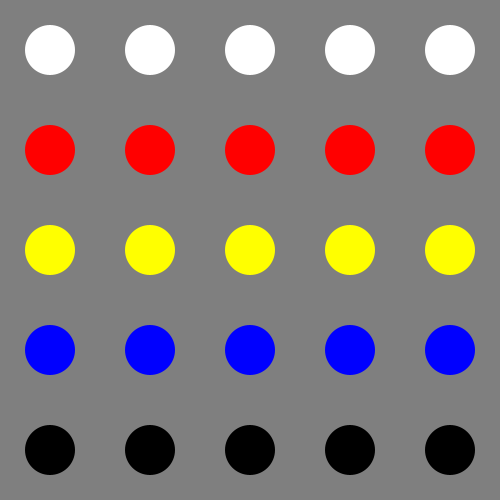
Frame 1 (no input)
Frame 60 (the mouse pressed at the canvas centre just before this capture): identical to frame 1, image omitted
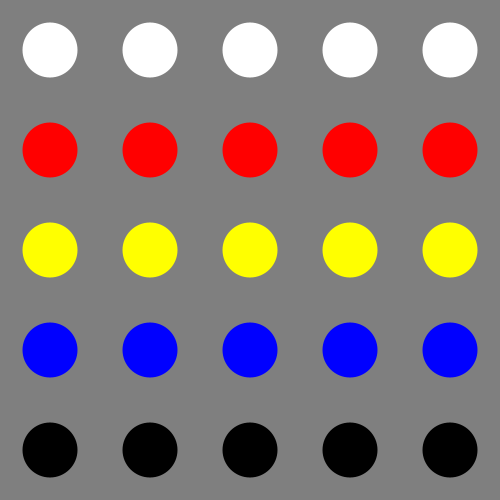
Frame 120 (the mouse held since frame 60 and released just before this capture)

The Processing sketch that drew these frames (run headless with seeded random() and noise(); from frame 60 on, the mouse is pressed at the canvas centre):

// Processing sketch: avaliacao_0_1_solucao_B
// ── avaliacao_0_1_solucao_B.pde
/*

  AVALIAÇÃO I - solução 2

  INSTRUÇÕES:
  1   Criar um sketch onde são desenhados 25 círculos
      (dispostos em 5 linhas e 5 colunas e espaçados regularmente);
  2   A cada linha deverá ser atribuída uma cor diferente compartilhada
      por todos os círculos dessa linha: branco para a 1ª linha,
      vermelho para a 2ª linha, amarelo para a 3ª linha,
      azul para a 4ª linha e preto para a 5ª linha;
  3   Atribuir um raio igual para todos os círculos. O raio será alterado
      dinamicamente em função de cliques do mouse, sendo incrementado regularmente.
      O raio de todos os círculos deve aumentar até que os círculos se toquem;
      nesse momento, a cada clique o raio deve diminuir progressivamente até um
      tamanho mínimo. Ao chegar no tamanho mínimo, o raio deve voltar a aumentar,
      e assim sucessivamente;
  4   Ao terminar o exercício, o/a aluno/a deverá compactar a pasta contendo
      o sketch (incluindo o arquivo .pde) e enviar para o email pfveneroso@gmail.com

*/

int diametro = 50;
int inc = 5;
int tamanho_minimo = 20;
int espacamento = 100;
int deslocamento = 50;
boolean temp = true;
color[] cores = {color(255),color(255,0,0),color(255,255,0),color(0,0,255),color(0)};

void setup(){
  size(500,500);
  noStroke();
}

void draw(){
  background(127);
  fill(255);
  for(int id = 0; id < 25; id++){
    int linha = floor(id / 5);
    int coluna = id % 5;
    fill(cores[linha]);
    int x = deslocamento + (coluna*espacamento);
    int y = deslocamento + (linha*espacamento);
    ellipse(x,y,diametro,diametro);
  }
}

void mousePressed(){

  diametro += inc; // diametro = diametro + inc;
  if(diametro >= espacamento || diametro <= tamanho_minimo){
    inc *= -1; // inc = inc * -1;
  }
}
